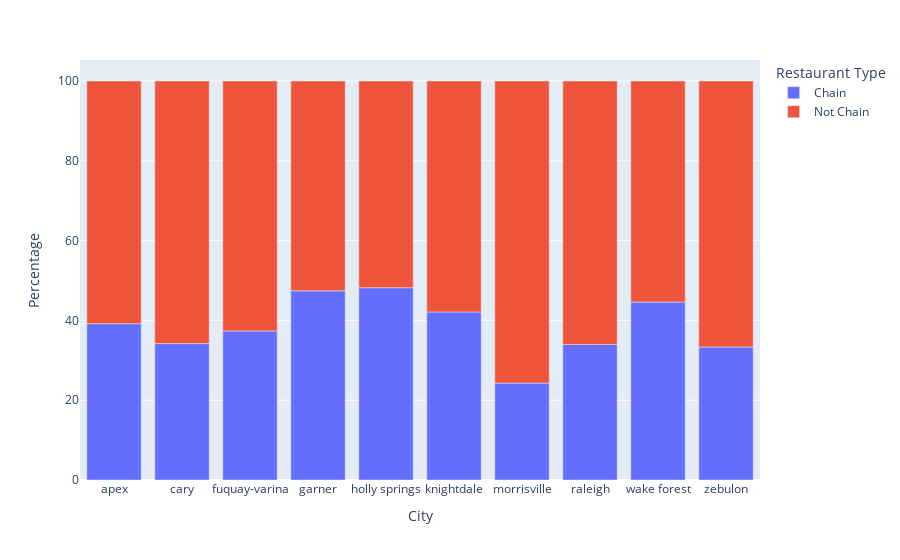

This figure's notebook cell:
### Markdown cell above
#Create a stacked bar chart to view split between chain and not chain restaraunts

### Code cell
crosstab = pd.crosstab(df['City'], df['Check Chain'], normalize='index') # Convert to percentages
crosstab *= 100
crosstab = crosstab.round(2).reset_index()
crosstab_melt = crosstab.melt(id_vars='City', var_name='Restaurant Type', value_name='Percentage')

#Plotly express stacked bar chart\
px.bar(crosstab_melt, x='City', y='Percentage', color='Restaurant Type')

### Figure 1 — Plotly figure (JSON) as saved in the notebook; plotly's stock layout.template omitted (floating-point values rounded to 4 significant figures)
{"data": [{"alignmentgroup": "True", "hovertemplate": "Restaurant Type=Chain<br>City=%{x}<br>Percentage=%{y}<extra></extra>", "legendgroup": "Chain", "marker": {"color": "#636efa", "pattern": {"shape": ""}}, "name": "Chain", "offsetgroup": "Chain", "orientation": "v", "showlegend": true, "textposition": "auto", "type": "bar", "x": ["apex", "cary", "fuquay-varina", "garner", "holly springs", "knightdale", "morrisville", "raleigh", "wake forest", "zebulon"], "xaxis": "x", "y": [39.17, 34.19, 37.36, 47.42, 48.19, 42.11, 24.28, 33.98, 44.59, 33.33], "yaxis": "y"}, {"alignmentgroup": "True", "hovertemplate": "Restaurant Type=Not Chain<br>City=%{x}<br>Percentage=%{y}<extra></extra>", "legendgroup": "Not Chain", "marker": {"color": "#EF553B", "pattern": {"shape": ""}}, "name": "Not Chain", "offsetgroup": "Not Chain", "orientation": "v", "showlegend": true, "textposition": "auto", "type": "bar", "x": ["apex", "cary", "fuquay-varina", "garner", "holly springs", "knightdale", "morrisville", "raleigh", "wake forest", "zebulon"], "xaxis": "x", "y": [60.83, 65.81, 62.64, 52.58, 51.81, 57.89, 75.72, 66.02, 55.41, 66.67], "yaxis": "y"}], "layout": {"barmode": "relative", "legend": {"title": {"text": "Restaurant Type"}, "tracegroupgap": 0}, "margin": {"t": 60}, "xaxis": {"anchor": "y", "domain": [0, 1], "title": {"text": "City"}}, "yaxis": {"anchor": "x", "domain": [0, 1], "title": {"text": "Percentage"}}}}
